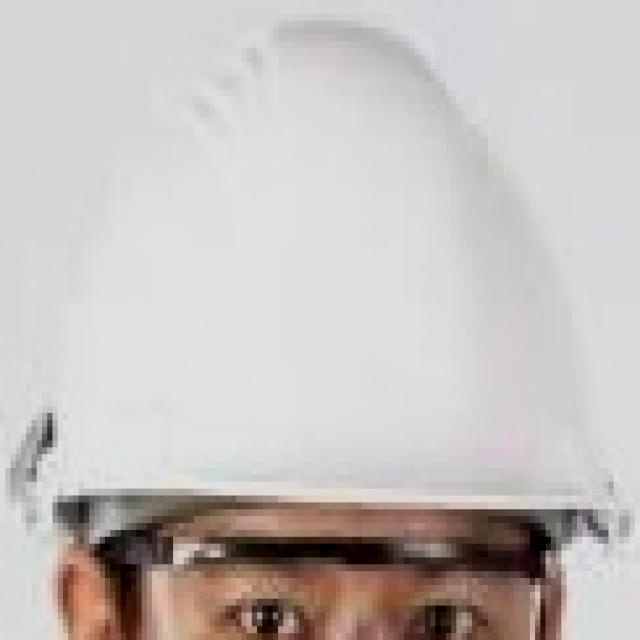
#> input picture dataset/train/helm/0_20591666_jpg.rf.X85bMErHrlxR5rUcAiEj_aug_dark.jpg, 640 x 640 px; its folder holds only this picture in this run
$ python extract_features_script.py
#> lines starting #> are read from the running program, lines starting #| are printed output that depends on the picture; after the words box and inside, x2 and y2 are one past the last pixel; in counts of white or black regions, pixels touching at a corner belong together
import cv2
import numpy as np
import os
import glob
import pandas as pd
from tqdm import tqdm

def extract_features(image_path):
    img = cv2.imread(image_path)
#> img is the input picture: shape (640, 640, 3); mean B, G, R 191.3, 193.1, 198.7
    if img is None: return None

    img_gray = cv2.cvtColor(img, cv2.COLOR_BGR2GRAY)
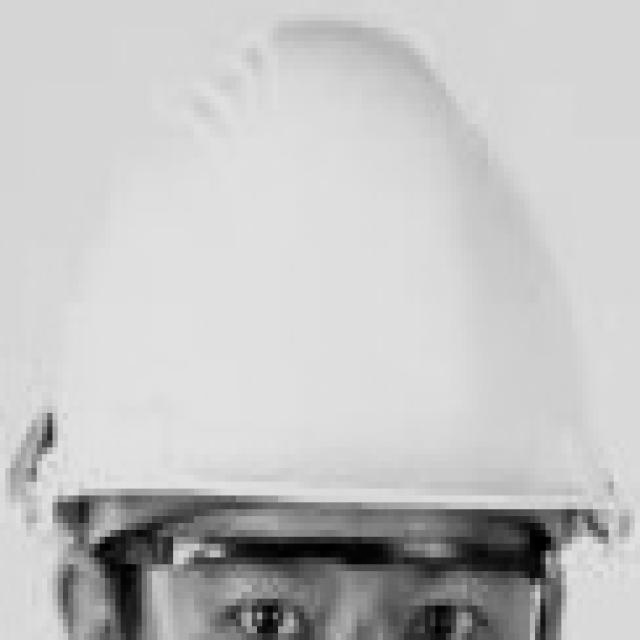
#> img_gray: shape (640, 640); min 0, max 230, mean 194.5
    blurred = cv2.GaussianBlur(img_gray, (7, 7), 0)
    _, binary = cv2.threshold(blurred, 0, 255, cv2.THRESH_BINARY_INV | cv2.THRESH_OTSU)
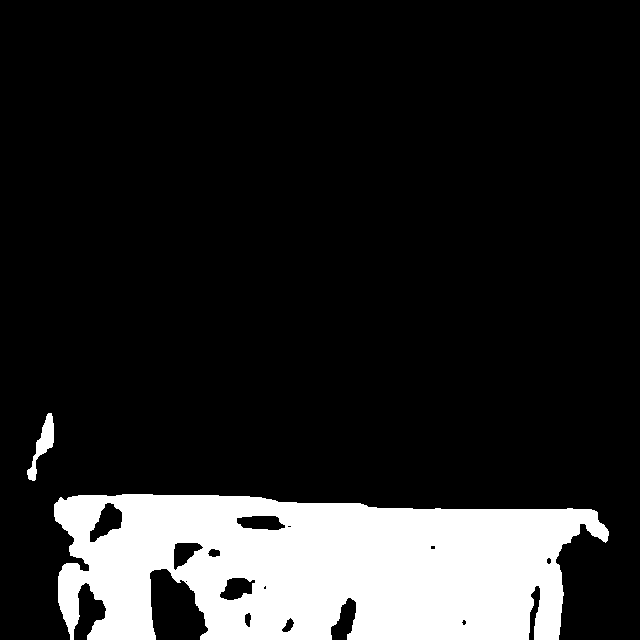
#> binary: shape (640, 640); 15.4% white; 2 white regions, box (x1, y1, x2, y2) and area: (54, 494, 609, 640) 62429, (27, 413, 54, 481) 645

    kernel = np.ones((7, 7), np.uint8)
    binary_closed = cv2.morphologyEx(binary, cv2.MORPH_CLOSE, kernel, iterations=3)
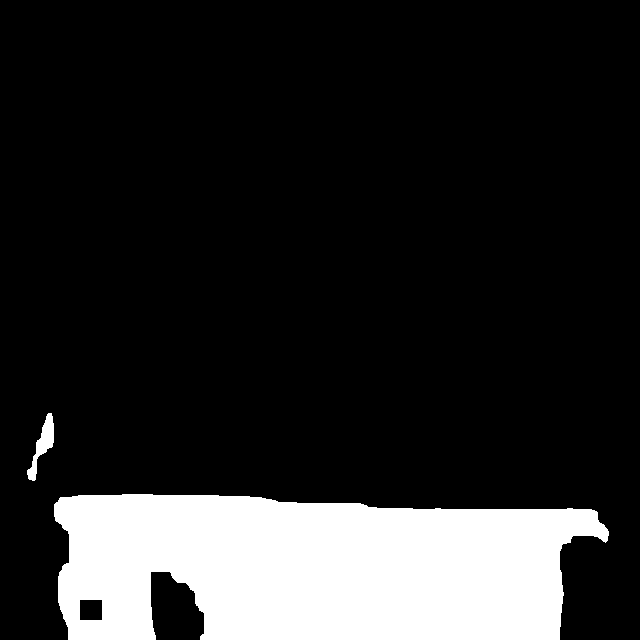
#> binary_closed: shape (640, 640); 16.5% white; 2 white regions

    contours, _ = cv2.findContours(binary_closed, cv2.RETR_EXTERNAL, cv2.CHAIN_APPROX_SIMPLE)
#> contours = 2 contours; box (x1, y1, x2, y2) and area: (54, 494, 609, 640) 66520, (27, 413, 54, 481) 578
    if not contours: return None

    best_contour = max(contours, key=cv2.contourArea)
#> best_contour = contour of 201 points, box (x1, y1, x2, y2) (54, 494, 609, 640), area 66520
    area = cv2.contourArea(best_contour)
#> area = 66520.5
    if area < 500: return None

    perimeter = cv2.arcLength(best_contour, True)
#> perimeter = 1526.8
    x, y, w, h = cv2.boundingRect(best_contour)
#> x = 54; y = 494; w = 555; h = 146
    hull = cv2.convexHull(best_contour)
#> hull = contour of 21 points, box (x1, y1, x2, y2) (54, 494, 609, 640), area 73914
    hull_area = cv2.contourArea(hull)
#> hull_area = 73914
    hx, hy, hw, hh = cv2.boundingRect(hull)
#> hx = 54; hy = 494; hw = 555; hh = 146

    aspect_ratio = float(w) / h if h > 0 else 0
#> aspect_ratio = 3.8
    circularity = (4 * np.pi * area / (perimeter ** 2)) if perimeter > 0 else 0
#> circularity = 0.359
    solidity = area / hull_area if hull_area > 0 else 0
#> solidity = 0.9
    extent = area / (w * h) if (w * h) > 0 else 0
#> extent = 0.821
    hull_ar = float(hw) / hh if hh > 0 else 0
#> hull_ar = 3.8

    if aspect_ratio < 0.4:
        return None

    return aspect_ratio, circularity, solidity, extent, hull_ar

print("=== EKSTRAKSI FITUR ===")
train_dir = "dataset/train"
categories = {"helm": 0, "kacamata": 1}
records = []

for label_name, label_id in categories.items():
    folder = os.path.join(train_dir, label_name)
    files = glob.glob(os.path.join(folder, "*.*"))
    print(f"Memproses '{label_name}': {len(files)} gambar ditemukan...")

    for img_path in tqdm(files, desc=f"Ekstraksi {label_name}"):
        result = extract_features(img_path)
#> result = (3.8, 0.359, 0.9, 0.821, 3.8)
        if result is not None:
            ar, circ, sol, ext, hull_ar = result
#> ar = 3.8; circ = 0.359; sol = 0.9; ext = 0.821; hull_ar = 3.8
            records.append({
                "file": os.path.basename(img_path),
                "aspect_ratio": round(ar, 4),
                "circularity": round(circ, 4),
                "solidity": round(sol, 4),
                "extent": round(ext, 4),
                "hull_ar": round(hull_ar, 4),
                "label": label_name,
                "label_id": label_id
            })

df_train = pd.DataFrame(records)
#> df_train = table of 1 rows and 8 columns
df_train.to_csv("features_train.csv", index=False)
print(f"Ekstraksi selesai! Total sampel valid: {len(df_train)}")
#| Ekstraksi selesai! Total sampel valid: 1
